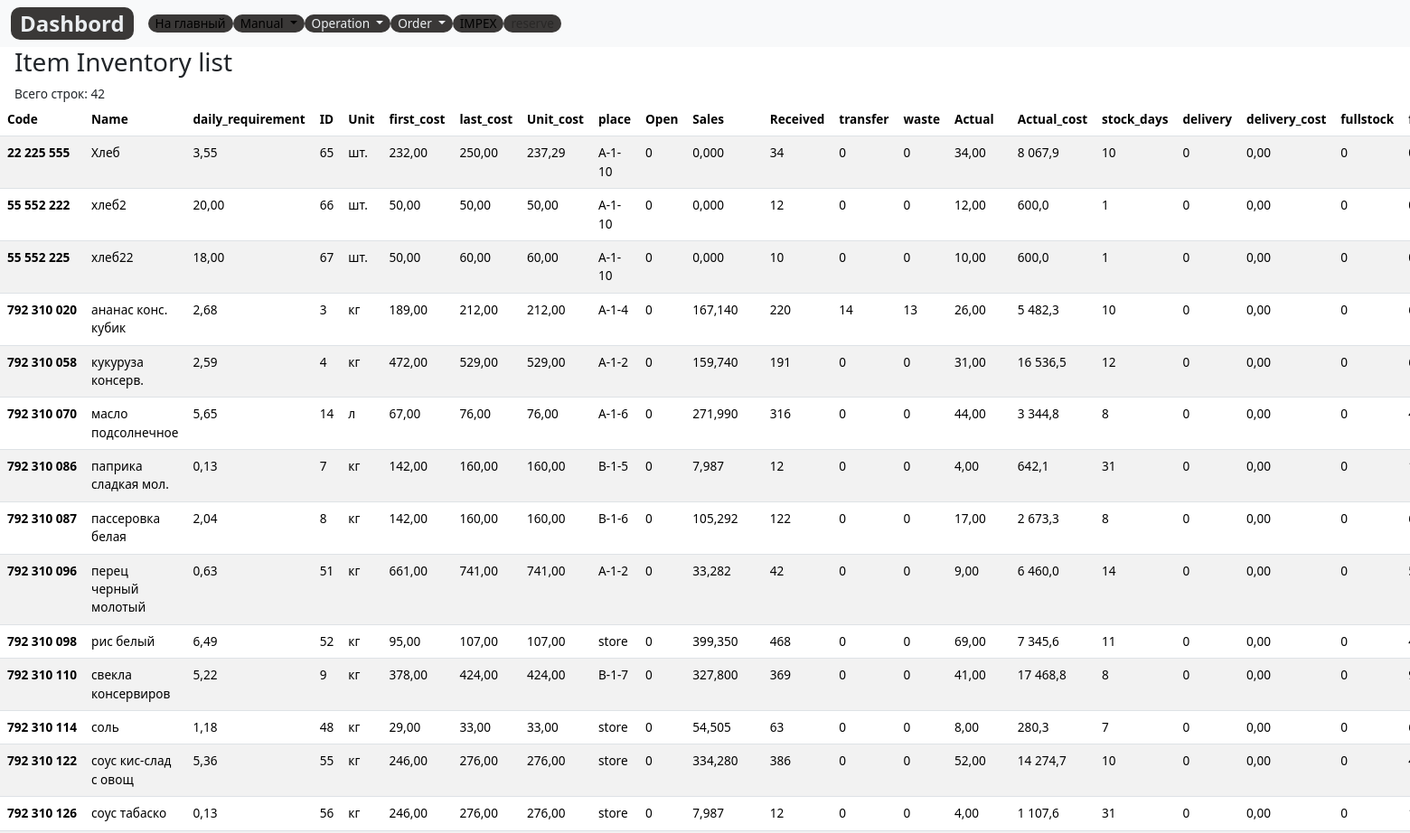
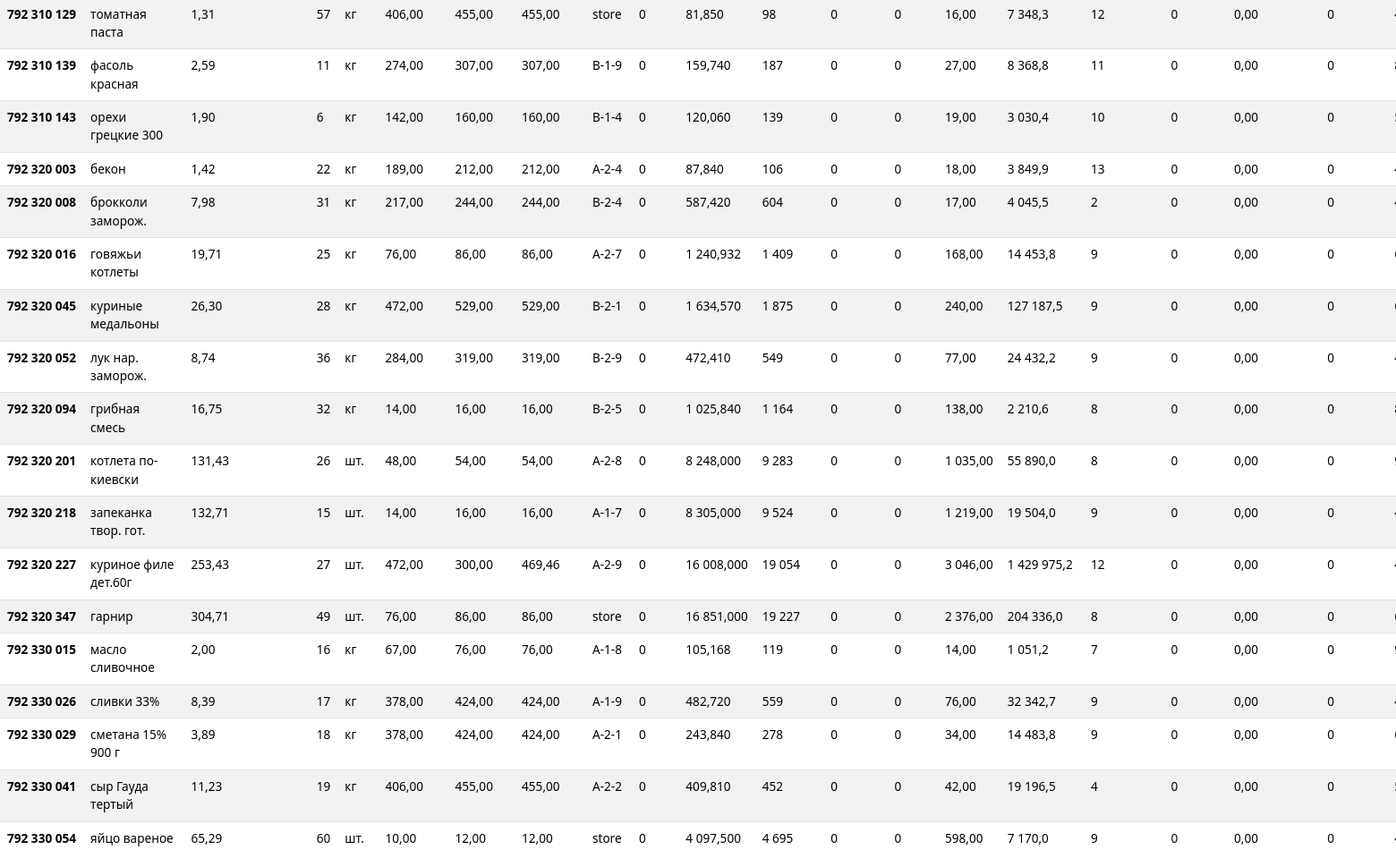
The page /control/inventory/ (upper part) on the database as committed earlier (2 pictures, top to bottom).
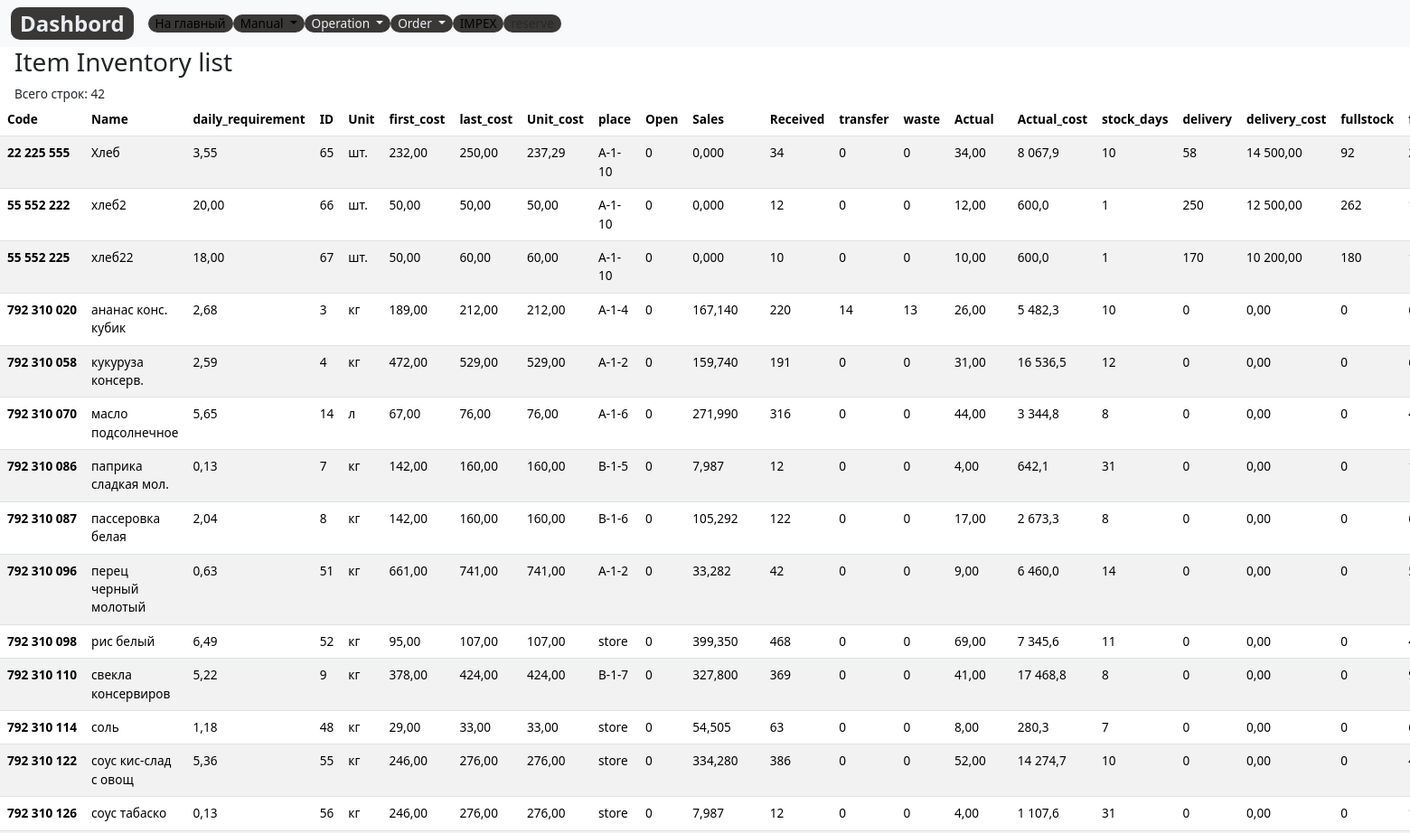
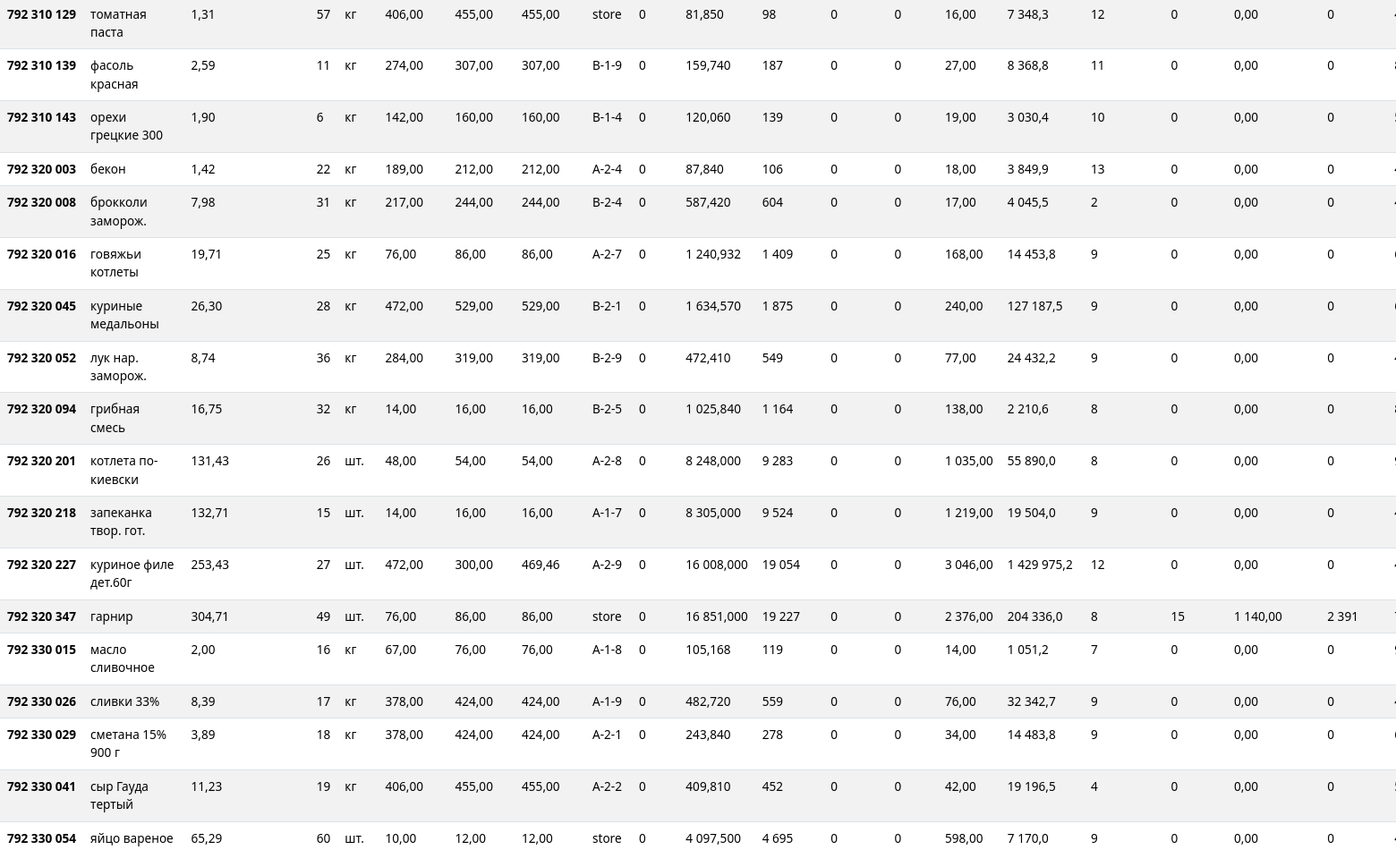
The same page on the database as committed later (2 pictures, top to bottom).
### control/models.py (models this page shows, shortened)
class StockItem(models.Model):
    code=models.DecimalField(max_digits=12, help_text="Не более 12 знаков",decimal_places=0,null=True,verbose_name='Код')
    name = models.CharField(max_length=200, help_text="Не более 200 знаков", db_index=True)
    slug= models.SlugField(max_length=255, verbose_name='Url')
    daily_requirement= models.DecimalField(verbose_name='Суточная потребность', null=True, max_digits=10, decimal_places=4, default=0)
    unit = models.CharField(max_length=10,verbose_name='Ед.изм.',  choices=UNITS, null=True ,default='kg')
    first_cost = models.DecimalField(max_digits=10, help_text="Не более 10 знаков",decimal_places=2, null=True)
    last_cost = models.DecimalField(max_digits=10, help_text="Не более 10 знаков",decimal_places=2, null=True)
    unit_cost = models.DecimalField(max_digits=10, help_text="Не более 10 знаков",decimal_places=2, null=True)
    place = models.CharField(max_length=100,verbose_name='Место', null=True ,default='store')
    open=models.DecimalField(max_digits=10, help_text="Не более 10 знаков", decimal_places=0, null=True, default=0)
    sales =	models.DecimalField(max_digits=10, help_text="Не более 10 знаков", decimal_places=3, default=0)
    received = models.DecimalField(max_digits=10, help_text="Не более 10 знаков", null=True, decimal_places=0, default=0)
    transfer =models.DecimalField(max_digits=10, help_text="Не более 10 знаков",null=True, decimal_places=0, default=0)
    waste=models.DecimalField(max_digits=10, help_text="Не более 10 знаков",null=True, decimal_places=0, default=0)
    actual=models.DecimalField(max_digits=10, help_text="Не более 10 знаков", decimal_places=0, default=0)
    actual_cost=models.DecimalField(max_digits=12, help_text="Не более 12 знаков", decimal_places=2, default=0)
    stock_days=models.DecimalField(max_digits=4, help_text="Не более 4 знаков", decimal_places=0,null=True, default=3000,  verbose_name='Остаток, дней')
    delivery=models.DecimalField(max_digits=10, help_text="Не более 10 знаков", decimal_places=0, default=0,null=True,verbose_name='Пути') # from DeliverItem (сделать через aggregate)
    delivery_cost=models.DecimalField(max_digits=12, help_text="Не более 12 знаков", decimal_places=2, default=0,null=True,verbose_name='Пути, руб')
    fullstock=models.DecimalField(max_digits=10, help_text="Не более 10 знаков", decimal_places=0, default=0,null=True,verbose_name='Запас, ед.')
    fullstock_days=models.IntegerField( null=True,verbose_name='Запас, дней', default=0)
    delivery_time = models.IntegerField(verbose_name='Буфер, дней', null=True, default=5) #from Item -- Это буфер для товарной позиции
    class Meta:
        ordering = ['name']
        verbose_name = 'Остаток'
        verbose_name_plural = 'Остатки'
    @property
    def get_actual_cost(self):
        return (self.open-self.sales+self.received-self.transfer-self.waste )*self.unit_cost

### control/views.py (the view)
# urls.py: path('inventory/', InventoryListView.as_view(), name='inventory'),
class InventoryListView(ListView):
    model = StockItem
    template_name='lists/inventory_list.html'
    context_object_name='stockitems'

### control/templates/lists/inventory_list.html (shortened to what this page needs)
{% extends 'base_simple.html' %}
{% load static %}
  {% block content %}
  <div class="ms-3">
    <h3>Item Inventory list</h3>
    Всего строк: {{stockitems.count}}
  </div>
  <table class="table table-striped">
    <thead style="position: sticky;
  top: -1px;
  z-index: 2;background: #9d9e9e;">
      <tr>
        <th class="header" scope="col">Code</th>
        <th class="header" scope="col">Name</th>
        <th class="header" scope="col">daily_requirement</th>
        <th class="header" scope="col">ID</th>
        <th class="header" scope="col">Unit</th>
        <th class="header" scope="col">first_cost</th>
        <th class="header" scope="col">last_cost</th>
        <th class="header" scope="col">Unit_cost</th>
        <th class="header" scope="col">place</th>
        <th class="header" scope="col">Open</th>
        <th class="header" scope="col">Sales</th>
        <th class="header" scope="col">Received</th>
        <th class="header" scope="col">transfer</th>
        <th class="header" scope="col">waste</th>
        <th class="header" scope="col">Actual</th>
        <th class="header" scope="col">Actual_cost</th>
        <th class="header" scope="col">stock_days</th>
        <th class="header" scope="col">delivery</th>
        <th class="header" scope="col">delivery_cost</th>
        <th class="header" scope="col">fullstock</th>
        <th class="header" scope="col">fullstock_days</th>
      </tr>
    </thead>
    <tbody>
      {% for stockitem in stockitems|dictsort:"code" %}
      <tr>
        <th scope="row">{{stockitem.code}}</th>
        <td>{{stockitem.name}}</td>
        <td>{{stockitem.daily_requirement |floatformat:2 }}</td>
        <td>{{stockitem.id}}</td>
        <td>{{stockitem.unit}}</td>
        <td>{{stockitem.first_cost}}</td>
        <td>{{stockitem.last_cost}}</td>
        <td>{{stockitem.unit_cost}}</td>
        <td>{{stockitem.place}}</td>
        <td>{{stockitem.open}}</td>
        <td>{{stockitem.sales}}</td>
        <td>{{stockitem.received}}</td>
        <td>{{stockitem.transfer}}</td>
        <td>{{stockitem.waste}}</td>
        <td>{{stockitem.actual |floatformat:2}}</td>
        <td>{{stockitem.get_actual_cost|floatformat:1 }}</td>
        <td>{{stockitem.stock_days}}</td>
        <td>{{stockitem.delivery}}</td>
        <td>{{stockitem.delivery_cost}}</td>
        <td>{{stockitem.fullstock}}</td>
        <td>{{stockitem.fullstock_days}}</td>
      </tr>
      {% endfor %}
    </tbody>
  </table>
  {% endblock %}

Rows that differ between the two databases and show on the page:
changed StockItem "Хлеб": delivery "0" → "58"; delivery_cost "0,00" → "14 500,00"; fullstock "0" → "92"
changed StockItem "хлеб2": delivery "0" → "250"; delivery_cost "0,00" → "12 500,00"; fullstock "0" → "262"
changed StockItem "хлеб22": delivery "0" → "170"; delivery_cost "0,00" → "10 200,00"; fullstock "0" → "180"
changed StockItem "гарнир": delivery "0" → "15"; delivery_cost "0,00" → "1 140,00"; fullstock "0" → "2 391"
